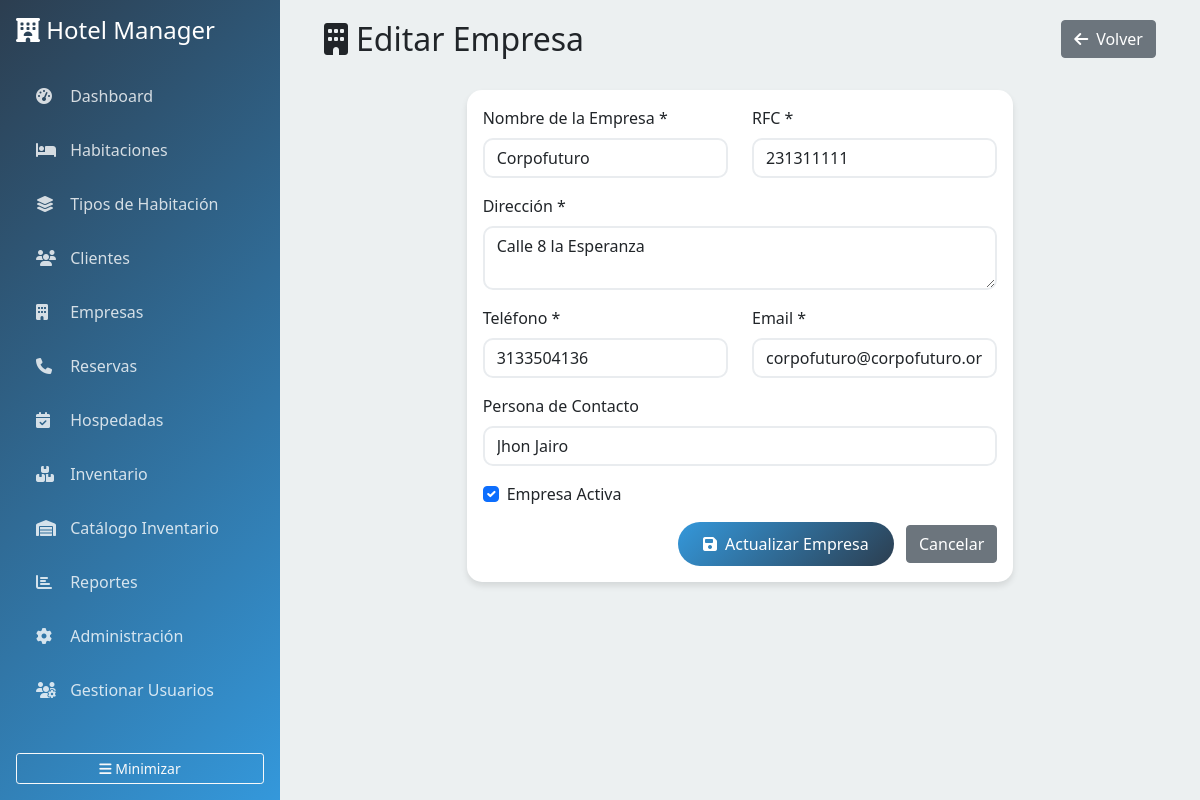
The page /empresas/2/editar/ on the database its author committed.
### hotel/models.py (models this page shows, shortened)
class Empresa(models.Model):
    nombre = models.CharField(max_length=200, verbose_name="Nombre de la Empresa")
    rfc = models.CharField(max_length=20, unique=True, verbose_name="RFC")
    direccion = models.TextField(verbose_name="Dirección")
    telefono = models.CharField(max_length=20, verbose_name="Teléfono")
    email = models.EmailField(verbose_name="Email")
    contacto = models.CharField(max_length=100, blank=True, verbose_name="Persona de Contacto")
    activa = models.BooleanField(default=True, verbose_name="Activa")
    fecha_registro = models.DateTimeField(auto_now_add=True, verbose_name="Fecha de Registro")
    class Meta:
        verbose_name = "Empresa"
        verbose_name_plural = "Empresas"
        ordering = ['nombre']

### hotel/views.py (the view, shortened to what this page needs)
# urls.py: path('empresas/<int:empresa_id>/editar/', views.empresa_edit, name='empresa_edit'),
def empresa_edit(request, empresa_id):
    empresa = get_object_or_404(Empresa, id=empresa_id)
    return render(request, 'hotel/empresa_edit.html', {'empresa': empresa})

### templates/hotel/empresa_edit.html (shortened to what this page needs)
{% extends 'base.html' %}
{% block content %}
<div class="container-fluid">
    <div class="row mb-4">
        <div class="col-md-8">
            <h2><i class="fas fa-building me-2"></i>Editar Empresa</h2>
        </div>
        <div class="col-md-4 text-end">
            <a href="{% url 'hotel:empresas' %}" class="btn btn-secondary">
                <i class="fas fa-arrow-left me-2"></i>Volver
            </a>
        </div>
    </div>
    <div class="row">
        <div class="col-md-8 mx-auto">
            <div class="card">
                <div class="card-body">
                    <form method="POST" action="{% url 'hotel:empresa_edit' empresa.id %}">
                        <div class="row">
                            <div class="col-md-6 mb-3">
                                <label for="nombre" class="form-label">Nombre de la Empresa *</label>
                                <input type="text" class="form-control" id="nombre" name="nombre"
                                       value="{{ empresa.nombre }}" required>
                            </div>
                            <div class="col-md-6 mb-3">
                                <label for="rfc" class="form-label">RFC *</label>
                                <input type="text" class="form-control" id="rfc" name="rfc"
                                       value="{{ empresa.rfc }}" required>
                            </div>
                        </div>
                        <div class="mb-3">
                            <label for="direccion" class="form-label">Dirección *</label>
                            <textarea class="form-control" id="direccion" name="direccion" rows="2" required>{{ empresa.direccion }}</textarea>
                        </div>
                        <div class="row">
                            <div class="col-md-6 mb-3">
                                <label for="telefono" class="form-label">Teléfono *</label>
                                <input type="tel" class="form-control" id="telefono" name="telefono"
                                       value="{{ empresa.telefono }}" required>
                            </div>
                            <div class="col-md-6 mb-3">
                                <label for="email" class="form-label">Email *</label>
                                <input type="email" class="form-control" id="email" name="email"
                                       value="{{ empresa.email }}" required>
                            </div>
                        </div>
                        <div class="mb-3">
                            <label for="contacto" class="form-label">Persona de Contacto</label>
                            <input type="text" class="form-control" id="contacto" name="contacto"
                                   value="{{ empresa.contacto }}">
                        </div>
                        <div class="mb-3">
                            <div class="form-check">
                                <input class="form-check-input" type="checkbox" id="activa" name="activa"
                                       {% if empresa.activa %}checked{% endif %}>
                                <label class="form-check-label" for="activa">
                                    Empresa Activa
                                </label>
                            </div>
                        </div>
                        <div class="text-end">
                            <button type="submit" class="btn btn-primary">
                                <i class="fas fa-save me-2"></i>Actualizar Empresa
                            </button>
                            <a href="{% url 'hotel:empresas' %}" class="btn btn-secondary ms-2">
                                Cancelar
                            </a>
                        </div>
                    </form>
                </div>
            </div>
        </div>
    </div>
</div>
{% endblock %}

### templates/base.html (style rules this page uses)
:root { --primary-color: #2c3e50; --secondary-color: #3498db; --success-color: #27ae60; --warning-color: #f39c12; --danger-color: #e74c3c; --light-bg: #ecf0f1; }
body { background-color: var(--light-bg); font-family: 'Segoe UI', Tahoma, Geneva, Verdana, sans-serif; }
.card { border: none; border-radius: 15px; box-shadow: 0 4px 6px rgba(0, 0, 0, 0.1); transition: transform 0.3s ease; }
.btn-primary { background: linear-gradient(135deg, var(--secondary-color), var(--primary-color)); border: none; border-radius: 25px; padding: 10px 25px; transition: all 0.3s ease; }
.form-control, .form-select { border-radius: 10px; border: 2px solid #e9ecef; transition: all 0.3s ease; }

### rows shown on the page
Empresa: nombre "Corpofuturo", rfc "231311111", direccion "Calle 8 la Esperanza", telefono "3133504136", email "corpofuturo@corpofuturo.or", contacto "Jhon Jairo", activa "☑"
